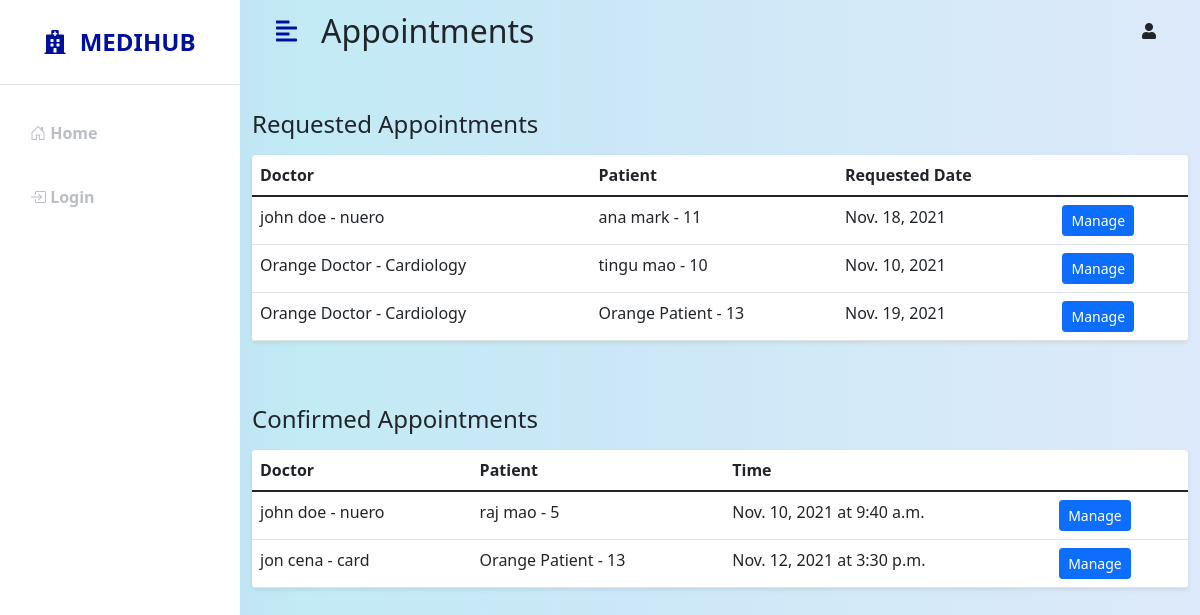
Page /adminapp/manage-appointments on the committed database.
### hospital/models.py (models this page shows, shortened)
class Appointment(models.Model):
    doctor = models.ForeignKey(Doctor, on_delete=models.CASCADE, null=True, blank=True)
    patient = models.ForeignKey(Patient, on_delete=models.CASCADE, null=True, blank=True)
    date = models.DateField(null=True, blank=True)
    time = models.TimeField(null=True, blank=True)
    details = models.TextField(max_length=1000, null=True, blank=True)
    confirmed = models.BooleanField(default=False)
    completed = models.BooleanField(default=False)

class Doctor(models.Model):
    GENDER_CHOICES = [
        ('M', 'Male'),
        ('F', 'Female'),
        ('X', 'Other'),
    ]
    user = models.OneToOneField(User, on_delete=models.CASCADE, null=True, blank=True)
    first_name = models.CharField(max_length=50, null=True, blank=True)
    last_name = models.CharField(max_length=50, null=True, blank=True)
    gender = models.CharField(max_length=1, choices=GENDER_CHOICES, null=True, blank=True)
    dob = models.DateField(null=True, blank=True)
    department = models.CharField(max_length=50, null=True, blank=True)
    phone = models.CharField(max_length=10, null=True, blank=True)
    address = models.TextField(max_length=400, null=True, blank=True)
    email = models.CharField(max_length=100, null=True, blank=True)
    salary_in_rs = models.IntegerField(null=True, blank=True)
    schedule = models.TextField(max_length=1000, null=True, blank=True)
    def __str__(self):
        return f'{self.first_name} {self.last_name} - {self.department}'

class Patient(models.Model):
    GENDER_CHOICES = [
        ('M', 'Male'),
        ('F', 'Female'),
        ('X', 'Other'),
    ]
    user = models.OneToOneField(User, on_delete=models.CASCADE, null=True, blank=True)
    first_name = models.CharField(max_length=50, null=True, blank=True)
    last_name = models.CharField(max_length=50, null=True, blank=True)
    gender = models.CharField(max_length=1, choices=GENDER_CHOICES, null=True, blank=True)
    dob = models.DateField(null=True, blank=True)
    phone = models.CharField(max_length=10, null=True, blank=True)
    address = models.TextField(max_length=400, null=True, blank=True)
    email = models.CharField(max_length=100, null=True, blank=True)
    def __str__(self):
        return f'{self.first_name} {self.last_name} - {self.id}'

### adminapp/views.py (the view)
# urls.py: path('manage-appointments', views.manageAppointmentsList, name='manage-appointments-list'),
def manageAppointmentsList(request):
    requested_appointments = Appointment.objects.filter(completed=False).filter(confirmed=False)
    confirmed_appointments = Appointment.objects.filter(completed=False).filter(confirmed=True)
    context = {
        'requested_appointments': requested_appointments,
        'confirmed_appointments': confirmed_appointments,
    }
    return render(request, 'adminapp/manage_appointments_list.html', context)

### adminapp/templates/adminapp/manage_appointments_list.html
{% extends 'adminapp/base.html' %}
{% block content %}
<div class="container-fluid" id="page-content-wrapper">
    <nav class="navbar navbar-expand-lg navbar-light bg-transparent py-1 px-4">
        <div class="d-flex align-items-center justify-content-end">
            <i class="fas fa-align-left primary-text fs-4 me-3" id="menu-toggle"></i>
            <h2 class="fs-2 m-2">Appointments</h2>
        </div>
        <div class="collapse navbar-collapse" id="navbarSupportedContent">
            <ul class="navbar-nav ms-auto mb-2 mb-lg-0">
                <li class="nav-item dropdown">
                        <i class="fas fa-user me-2"></i>{{user.username}}
                </li>
            </ul>
        </div>
    </nav>
    <div class="row my-5">
        <h3 class="fs-4 mb-3">Requested Appointments</h3>
        <div class="col">
            <table class="table bg-white rounded shadow-sm  table-hover">
                <thead>
                    <tr>
                        <th scope="col">Doctor </th>
                        <th scope="col">Patient</th>
                        <th scope="col">Requested Date</th>
                        <th scope="col"></th>
                    </tr>
                </thead>
                <tbody>
                    {% for appointment in requested_appointments %}
                    <tr>
                        <td>{{appointment.doctor}}</td>
                        <td>{{appointment.patient}}</td>
                        <td>{{appointment.date}}</td>
                        <td><a class="btn btn-primary btn-sm"href="{% url 'manage-appointment' appointment.id %}">Manage</a></td>
                    </tr>
                    {% endfor %}
                </tbody>
            </table>
        </div>
    </div>
    <div class="row my-5">
        <h3 class="fs-4 mb-3">Confirmed Appointments</h3>
        <div class="col">
            <table class="table bg-white rounded shadow-sm  table-hover">
                <thead>
                    <tr>
                        <th scope="col">Doctor </th>
                        <th scope="col">Patient</th>
                        <th scope="col">Time</th>
                        <th scope="col"></th>
                    </tr>
                </thead>
                <tbody>
                    {% for appointment in confirmed_appointments %}
                    <tr>
                        <td>{{appointment.doctor}}</td>
                        <td>{{appointment.patient}}</td>
                        <td>{{appointment.date}} at {{appointment.time}}</td>
                        <td><a class="btn btn-primary btn-sm"href="{% url 'manage-appointment' appointment.id %}">Manage</a></td>
                    </tr>
                    {% endfor %}
                </tbody>
            </table>
        </div>
    </div>
</div>
{% endblock %}

### adminapp/static/css/style.css (style rules this page uses)
:root { --main-bg-color: #00189d; --main-text-color: #00109d; --second-text-color: #bbbec5; --second-bg-color: #c1e4ef; }
.primary-text { color: var(--main-text-color); }
#page-content-wrapper { min-width: 100vw; }
#menu-toggle { cursor: pointer; }
@media (min-width: 768px) { #page-content-wrapper { min-width: 0; width: 100%; } }

### rows in the picture
Appointment: doctor "john doe - nuero", patient "ana mark - 11", date "Nov. 18, 2021"
Appointment: doctor "Orange Doctor - Cardiology", patient "tingu mao - 10", date "Nov. 10, 2021"
Appointment: doctor "Orange Doctor - Cardiology", patient "Orange Patient - 13", date "Nov. 19, 2021"
Appointment: doctor "john doe - nuero", patient "raj mao - 5", date "Nov. 10, 2021", time "9:40 a.m."
Appointment: doctor "jon cena - card", patient "Orange Patient - 13", date "Nov. 12, 2021", time "3:30 p.m."
